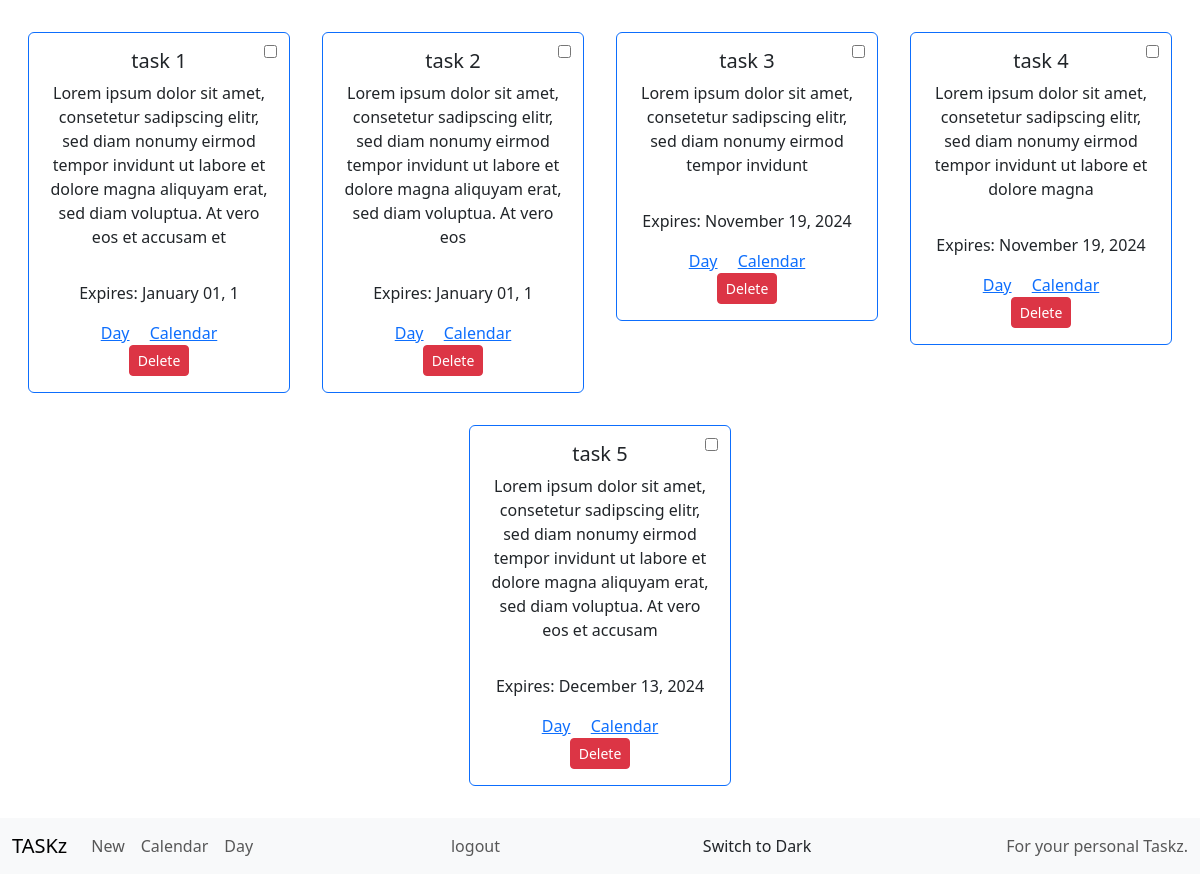
/overview (signed in), run on the app's committed database.
### tables this page shows
CREATE TABLE taskz (
                        id INTEGER PRIMARY KEY AUTOINCREMENT, 
                        user INTEGER NOT NULL, 
                        title TEXT NOT NULL, 
                        text TEXT,
                        created TIMESTAMP DEFAULT CURRENT_TIMESTAMP, 
                        date TIMESTAMP, 
                        checked INTEGER DEFAULT 0, 
                        FOREIGN KEY(user) REFERENCES users(id));

### app.py (the view, shortened to what this page needs)
@app.route("/overview", methods=["GET", "POST"])
@login_required
def overview():
    taskz = get_taskz(session["user"])
    return render("overview.html", taskz=taskz)

### functions.py (called while the page is built)
def login_required(f):
    @wraps(f)
    def decorated_function(*args, **kwargs):
        if session.get("user") is None:
            return redirect("/login")
        return f(*args, **kwargs)
    return decorated_function

def get_taskz(user_id):
    try:
        con = sql.connect(DB, detect_types=sql.PARSE_DECLTYPES)
        try:
            con.row_factory = sql.Row
            cur = con.cursor()
            cur.execute("SELECT * FROM taskz WHERE user = ?", (user_id,))
            taskz = cur.fetchall()
        finally:
            con.close()
    except:
        return
    return taskz

### templates/overview.html (shortened to what this page needs)
{% extends "layout.html" %} {% block title %} - Overview {% endblock %} {% block
main %}
<div class="container-fluid text-center">
  {% if taskz %}
  <div class="container-fluid mt-3">
    <div class="row justify-content-center">
      {% for task in taskz | sort(attribute="date") %} {% if task.checked == 0 %}
      <div class="col-12 col-xxl-2 col-xl-3 col-lg-4 col-md-6 p-3">
        <div class="card border-primary">
          <div class="card-body">
            <h5 class="card-title">{{ task.title }}</h5>
            <form action="{{ url_for('overview') }}" method="post">
              <input
              type="checkbox"
              name="checktask"
              class="checktask"
              value="{{ task.id }}"
              onChange="this.form.submit()"
            />
            </form>
            <p class="card-text" style="white-space: pre-line">{{ task.text }}</p>
          </div>
          <div class="card-body">
            {% if task.date.strftime("%Y") != "0001"  %}
            <p>Expires: {{ task.date.strftime("%B %d, %Y") }}</p>
            <a href="{{ url_for('day') }}?year={{ task.date.strftime('%Y') }}&month={{ task.date.strftime('%m') }}&day={{ task.date.strftime('%d') }}" class="card-link">Day</a>
            <a href="{{ url_for('cal') }}?year={{ task.date.strftime('%Y') }}&month={{ task.date.strftime('%m') }}" class="card-link"
              >Calendar</a>
              {% endif %}
            <form action="{{ url_for('overview') }}" method="post">
              <button class="btn btn-danger btn-sm delete" type="submit" name="delete" value="{{ task.id }}">Delete</button>
            </form>
          </div>
        </div>
      </div>
      {% endif %} {% endfor %}
    </div>
  </div>
  {% else %} Nothing here... {% endif %}
</div>
{% endblock %}

### static/stylesheets/style.css (style rules this page uses)
body { padding-bottom: 56px; }
.card .checktask { position: absolute; right: 12px; top: 12px; }

### data on the page
taskz: title "task 1", text "Lorem ipsum dolor sit amet, consetetur sadipscing elitr, sed diam nonumy eirmod tempor invidunt ut labore et dolore magna aliquyam erat, sed diam voluptua. At vero eos et accusam et", date "January 01, 1", {{ task.id }} 4 (drawn)
taskz: title "task 2", text "Lorem ipsum dolor sit amet, consetetur sadipscing elitr, sed diam nonumy eirmod tempor invidunt ut labore et dolore magna aliquyam erat, sed diam voluptua. At vero eos", date "January 01, 1", {{ task.id }} 5 (drawn)
taskz: title "task 3", text "Lorem ipsum dolor sit amet, consetetur sadipscing elitr, sed diam nonumy eirmod tempor invidunt", date "November 19, 2024", {{ task.id }} 6 (drawn)
taskz: title "task 4", text "Lorem ipsum dolor sit amet, consetetur sadipscing elitr, sed diam nonumy eirmod tempor invidunt ut labore et dolore magna", date "November 19, 2024", {{ task.id }} 7 (drawn)
taskz: title "task 5", text "Lorem ipsum dolor sit amet, consetetur sadipscing elitr, sed diam nonumy eirmod tempor invidunt ut labore et dolore magna aliquyam erat, sed diam voluptua. At vero eos et accusam", date "December 13, 2024", {{ task.id }} 8 (drawn)
